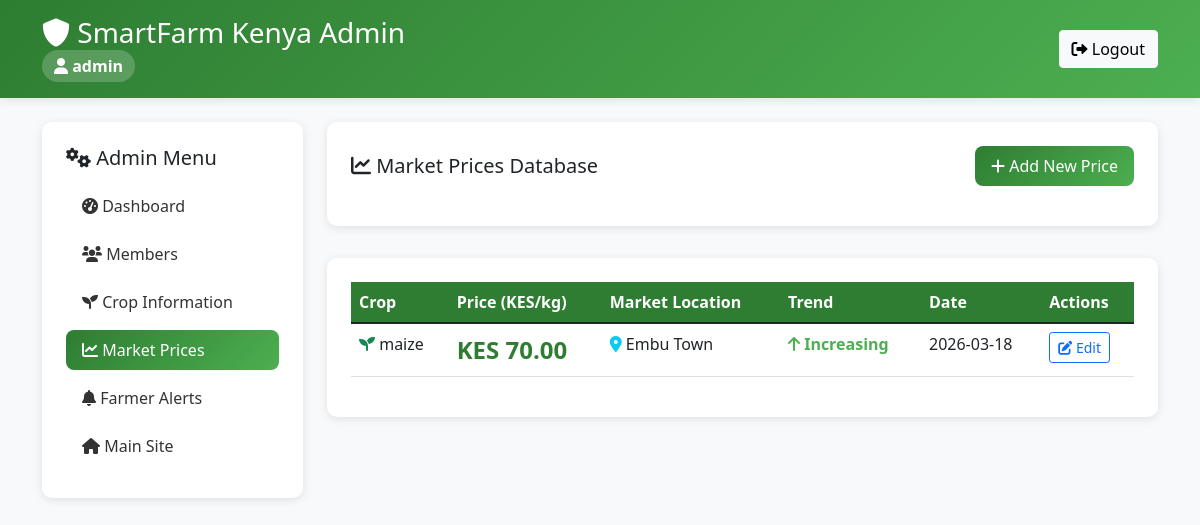
/admin/market-prices (signed in), run on the app's committed database.
### app.py (models this page shows)
class MarketPrice(db.Model):
    id = db.Column(db.Integer, primary_key=True)
    crop_name = db.Column(db.String(100), nullable=False)
    price_per_kg = db.Column(db.Float, nullable=False)
    market_location = db.Column(db.String(100), nullable=False)
    price_date = db.Column(db.Date, nullable=False, default=datetime.utcnow().date())
    trend = db.Column(db.String(20))  # increasing, decreasing, stable
    admin_id = db.Column(db.Integer, db.ForeignKey('admin.id'), nullable=False)
    created_at = db.Column(db.DateTime, default=datetime.utcnow)

### app.py (the view)
@app.route('/admin/market-prices')
def admin_market_prices():
    if 'admin_id' not in session:
        return redirect(url_for('admin_login'))
    prices = MarketPrice.query.order_by(MarketPrice.price_date.desc()).all()
    return render_template('admin_market_prices.html', prices=prices)

### templates/admin_market_prices.html (shortened to what this page needs)
<!DOCTYPE html>
<html lang="en">
<head>
    <link rel="stylesheet" href="https://cdnjs.cloudflare.com/ajax/libs/font-awesome/6.0.0/css/all.min.css">
    <link rel="stylesheet" href="https://cdn.jsdelivr.net/npm/bootstrap@5.1.3/dist/css/bootstrap.min.css">
</head>
<body>
    <header class="admin-header">
        <div class="container">
            <div class="d-flex justify-content-between align-items-center">
                <div>
                    <h1 class="h3 mb-0">
                        <i class="fas fa-shield-alt"></i> SmartFarm Kenya Admin
                    </h1>
                    <span class="admin-badge">
                        <i class="fas fa-user"></i> {{ session.get('admin_username', 'Admin') }}
                    </span>
                </div>
                <div>
                    <a href="{{ url_for('admin_logout') }}" class="btn btn-light">
                        <i class="fas fa-sign-out-alt"></i> Logout
                    </a>
                </div>
            </div>
        </div>
    </header>
    <div class="container mt-4">
        <div class="row">
            <div class="col-md-3">
                <div class="content-card">
                    <h5 class="mb-3">
                        <i class="fas fa-cogs"></i> Admin Menu
                    </h5>
                    <nav class="nav nav-pills flex-column">
                        <a class="nav-link" href="{{ url_for('admin_dashboard') }}">
                            <i class="fas fa-tachometer-alt"></i> Dashboard
                        </a>
                        <a class="nav-link" href="{{ url_for('admin_members') }}">
                            <i class="fas fa-users"></i> Members
                        </a>
                        <a class="nav-link" href="{{ url_for('admin_crop_info') }}">
                            <i class="fas fa-seedling"></i> Crop Information
                        </a>
                        <a class="nav-link active" href="{{ url_for('admin_market_prices') }}">
                            <i class="fas fa-chart-line"></i> Market Prices
                        </a>
                        <a class="nav-link" href="{{ url_for('admin_alerts') }}">
                            <i class="fas fa-bell"></i> Farmer Alerts
                        </a>
                        <a class="nav-link" href="{{ url_for('index') }}">
                            <i class="fas fa-home"></i> Main Site
                        </a>
                    </nav>
                </div>
            </div>
            <div class="col-md-9">
                <div class="content-card">
                    <div class="d-flex justify-content-between align-items-center mb-3">
                        <h5 class="mb-0">
                            <i class="fas fa-chart-line"></i> Market Prices Database
                        </h5>
                        <a href="{{ url_for('admin_add_market_price') }}" class="btn btn-admin">
                            <i class="fas fa-plus"></i> Add New Price
                        </a>
                    </div>
                </div>
                {% if prices %}
                <div class="content-card">
                    <div class="table-responsive">
                        <table class="table table-hover">
                            <thead>
                                <tr>
                                    <th>Crop</th>
                                    <th>Price (KES/kg)</th>
                                    <th>Market Location</th>
                                    <th>Trend</th>
                                    <th>Date</th>
                                    <th>Actions</th>
                                </tr>
                            </thead>
                            <tbody>
                                {% for price in prices %}
                                <tr>
                                    <td>
                                        <i class="fas fa-seedling text-success"></i> {{ price.crop_name }}
                                    </td>
                                    <td>
                                        <span class="price-amount">KES {{ "%.2f"|format(price.price_per_kg) }}</span>
                                    </td>
                                    <td>
                                        <i class="fas fa-map-marker-alt text-info"></i> {{ price.market_location }}
                                    </td>
                                    <td>
                                        {% if price.trend == 'increasing' %}
                                        <span class="trend-up">
                                            <i class="fas fa-arrow-up"></i> Increasing
                                        </span>
                                        {% elif price.trend == 'decreasing' %}
                                        <span class="trend-down">
                                            <i class="fas fa-arrow-down"></i> Decreasing
                                        </span>
                                        {% else %}
                                        <span class="trend-stable">
                                            <i class="fas fa-minus"></i> Stable
                                        </span>
                                        {% endif %}
                                    </td>
                                    <td>{{ price.price_date.strftime('%Y-%m-%d') }}</td>
                                    <td>
                                        <button class="btn btn-sm btn-outline-primary" onclick="editPrice({{ price.id }})">
                                            <i class="fas fa-edit"></i> Edit
                                        </button>
                                    </td>
                                </tr>
                                {% endfor %}
                            </tbody>
                        </table>
                    </div>
                </div>
                {% endif %}
            </div>
        </div>
    </div>
</body>
</html>

### templates/admin_market_prices.html (style rules this page uses)
:root { --primary-green: #2E7D32; --success: #4CAF50; --warning: #FF9800; --danger: #F44336; --info: #2196F3; --light-gray: #F5F5F5; --dark-gray: #333333; --white: #FFFFFF; }
body { background-color: #f8f9fa; font-family: 'Segoe UI', Tahoma, Geneva, Verdana, sans-serif; }
.admin-header { background: linear-gradient(135deg, var(--primary-green), var(--success)); color: white; padding: 1rem 0; box-shadow: 0 2px 10px rgba(0,0,0,0.1); }
.admin-badge { background: rgba(255,255,255,0.2); padding: 0.25rem 0.75rem; border-radius: 20px; font-weight: bold; display: inline-block; }
.nav-pills .nav-link { border-radius: 8px; margin-bottom: 0.5rem; color: var(--dark-gray); transition: all 0.3s ease; }
.nav-pills .nav-link.active { background: linear-gradient(135deg, var(--primary-green), var(--success)); color: white; }
.content-card { background: white; border-radius: 10px; padding: 1.5rem; box-shadow: 0 2px 10px rgba(0,0,0,0.1); margin-bottom: 2rem; }
.table th { background-color: var(--primary-green); color: white; border: none; }
.trend-up { color: var(--success); font-weight: bold; }
.price-amount { font-size: 1.5rem; font-weight: bold; color: var(--primary-green); }
.btn-admin { background: linear-gradient(135deg, var(--primary-green), var(--success)); border: none; border-radius: 8px; padding: 0.5rem 1rem; color: white; font-weight: 500; transition: all 0.3s ease; }

### data on the page
MarketPrice: crop_name "maize", price_per_kg "70.00", market_location "Embu Town", trend "increasing" (drawn), price_date "2026-03-18"

### other printed values
{{ session.get('admin_username', 'Admin') }} "admin"
